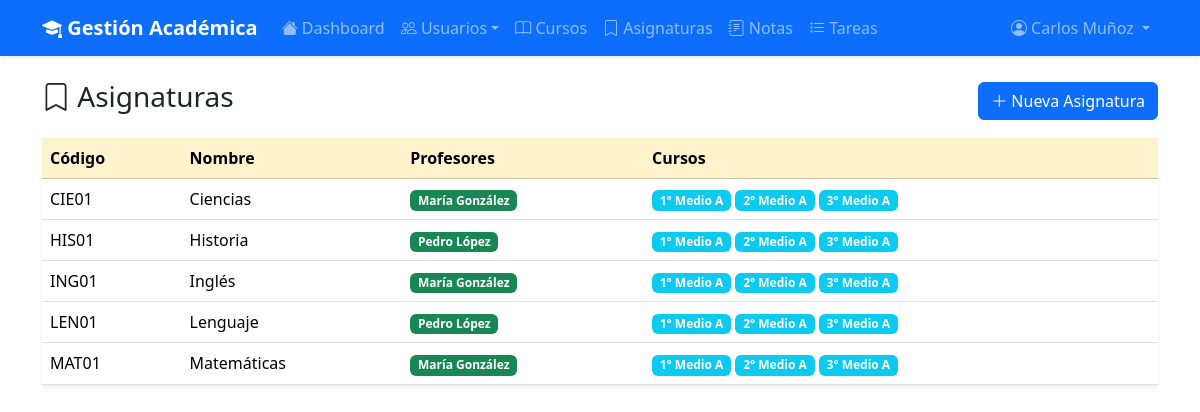
The app's page /academics/subjects/ (signed in) with its own data.
### academics/models.py (models this page shows, shortened)
class Subject(models.Model):
    nombre = models.CharField("Nombre", max_length=100)
    codigo = models.CharField("Código", max_length=10, unique=True)
    descripcion = models.TextField("Descripción", blank=True)
    profesores = models.ManyToManyField("accounts.Teacher", related_name="subjects", blank=True)
    cursos = models.ManyToManyField(Course, related_name="subjects", blank=True)
    class Meta:
        verbose_name = "Asignatura"
        verbose_name_plural = "Asignaturas"
        ordering = ["nombre"]

class Course(models.Model):
    nombre = models.CharField("Nombre del curso", max_length=100)
    descripcion = models.TextField("Descripción", blank=True)
    año = models.IntegerField("Año académico")
    alumnos = models.ManyToManyField(
        "accounts.Student",
        related_name="courses",
        through="academics.Enrollment",
        blank=True,
    )
    class Meta:
        verbose_name = "Curso"
        verbose_name_plural = "Cursos"
        ordering = ["-año", "nombre"]

### accounts/models.py (models this page shows, shortened)
class Teacher(models.Model):
    user = models.OneToOneField(User, on_delete=models.CASCADE, primary_key=True)
    rut = models.CharField("RUT", max_length=12, unique=True)
    telefono = models.CharField("Teléfono", max_length=15, blank=True)
    fecha_contrato = models.DateField("Fecha de contrato")
    especialidad = models.CharField("Especialidad", max_length=100, blank=True)
    class Meta:
        verbose_name = "Profesor"
        verbose_name_plural = "Profesores"

### academics/views.py (the view)
# urls.py: path("subjects/", views.SubjectListView.as_view(), name="subject_list"),
@method_decorator(admin_or_teacher_required, name="dispatch")
class SubjectListView(LoginRequiredMixin, ListView):
    model = Subject
    template_name = "academics/subject_list.html"
    context_object_name = "subjects"

### accounts/context_processors.py (called while the page is built)
def user_role(request):
    if not request.user.is_authenticated:
        return {"role": None}
    if hasattr(request.user, "student"):
        return {"role": "student"}
    if hasattr(request.user, "teacher"):
        return {"role": "teacher"}
    if hasattr(request.user, "adminprofile") or request.user.is_superuser:
        return {"role": "admin"}
    return {"role": None}

### academics/templates/academics/subject_list.html (shortened to what this page needs)
{% extends "base.html" %}
{% block content %}
<div class="d-flex justify-content-between align-items-center mb-3">
    <h3><i class="bi bi-bookmark"></i> Asignaturas</h3>
    {% if role == 'admin' %}
    <a href="{% url 'academics:subject_create' %}" class="btn btn-primary"><i class="bi bi-plus-lg"></i> Nueva Asignatura</a>
    {% endif %}
</div>
<table class="table table-hover shadow-sm">
    <thead class="table-warning"><tr><th>Código</th><th>Nombre</th><th>Profesores</th><th>Cursos</th></tr></thead>
    <tbody>
        {% for s in subjects %}
        <tr>
            <td>{{ s.codigo }}</td>
            <td>{{ s.nombre }}</td>
            <td>{% for p in s.profesores.all %}<span class="badge bg-success">{{ p.user.get_full_name }}</span> {% empty %}—{% endfor %}</td>
            <td>{% for c in s.cursos.all %}<span class="badge bg-info">{{ c.nombre }}</span> {% empty %}—{% endfor %}</td>
        </tr>
        {% empty %}
        <tr><td colspan="4" class="text-center text-muted">No hay asignaturas</td></tr>
        {% endfor %}
    </tbody>
</table>
{% endblock %}

### templates/base.html (shortened to what this page needs)
<!DOCTYPE html>
<html lang="es">
<head>
    <link href="https://cdn.jsdelivr.net/npm/bootstrap@5.3.3/dist/css/bootstrap.min.css" rel="stylesheet">
    <link rel="stylesheet" href="https://cdn.jsdelivr.net/npm/bootstrap-icons@1.11.3/font/bootstrap-icons.min.css">
</head>
<body>
    {% if user.is_authenticated %}
    <nav class="navbar navbar-expand-lg navbar-dark bg-primary shadow-sm">
        <div class="container">
            <a class="navbar-brand fw-bold" href="{% url 'dashboard' %}">
                <i class="bi bi-mortarboard-fill"></i> Gestión Académica
            </a>
            <div class="collapse navbar-collapse" id="navbarNav">
                <ul class="navbar-nav me-auto">
                    <li class="nav-item"><a class="nav-link" href="{% url 'dashboard' %}"><i class="bi bi-house-fill"></i> Dashboard</a></li>
                    {% if role == 'student' %}
                        <li class="nav-item"><a class="nav-link" href="{% url 'academics:grade_list' %}"><i class="bi bi-journal-text"></i> Mis Notas</a></li>
                        <li class="nav-item"><a class="nav-link" href="{% url 'tasks_app:task_list' %}"><i class="bi bi-list-task"></i> Tareas</a></li>
                        <li class="nav-item"><a class="nav-link" href="{% url 'academics:attendance_list' %}"><i class="bi bi-calendar-check"></i> Asistencia</a></li>
                    {% elif role == 'admin' %}
                        <li class="nav-item dropdown">
                            <a class="nav-link dropdown-toggle" href="#" data-bs-toggle="dropdown"><i class="bi bi-people"></i> Usuarios</a>
                        </li>
                        <li class="nav-item"><a class="nav-link" href="{% url 'academics:course_list' %}"><i class="bi bi-book"></i> Cursos</a></li>
                        <li class="nav-item"><a class="nav-link" href="{% url 'academics:subject_list' %}"><i class="bi bi-bookmark"></i> Asignaturas</a></li>
                        <li class="nav-item"><a class="nav-link" href="{% url 'academics:grade_list' %}"><i class="bi bi-journal-text"></i> Notas</a></li>
                        <li class="nav-item"><a class="nav-link" href="{% url 'tasks_app:task_list' %}"><i class="bi bi-list-task"></i> Tareas</a></li>
                    {% endif %}
                </ul>
                <ul class="navbar-nav">
                    <li class="nav-item dropdown">
                        <a class="nav-link dropdown-toggle" href="#" data-bs-toggle="dropdown">
                            <i class="bi bi-person-circle"></i> {{ user.get_full_name|default:user.username }}
                        </a>
                    </li>
                </ul>
            </div>
        </div>
    </nav>
    {% endif %}
    <div class="container mt-4">
        {% block content %}{% endblock %}
    </div>
</body>
</html>

### records on screen
Subject: codigo "CIE01", nombre "Ciencias"
Teacher: user.get_full_name "María González"
Course: nombre "1° Medio A"
Course: nombre "2° Medio A"
Course: nombre "3° Medio A"
Subject: codigo "HIS01", nombre "Historia"
Teacher: user.get_full_name "Pedro López"
Subject: codigo "ING01", nombre "Inglés"
Subject: codigo "LEN01", nombre "Lenguaje"
Subject: codigo "MAT01", nombre "Matemáticas"

### other values on screen
{{ user.get_full_name|default:user.username }} "Carlos Muñoz"
